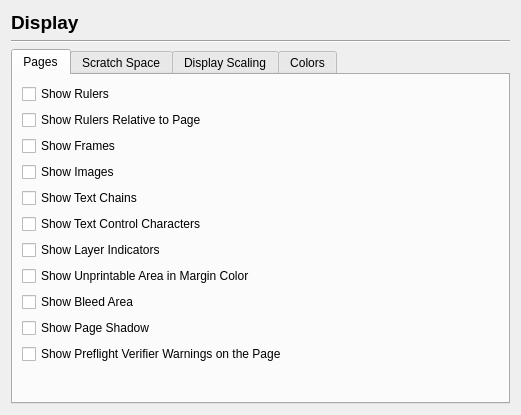
<?xml version="1.0" encoding="UTF-8"?>
<ui version="4.0">
 <class>Prefs_Display</class>
 <widget class="QWidget" name="Prefs_Display">
  <property name="geometry">
   <rect>
    <x>0</x>
    <y>0</y>
    <width>521</width>
    <height>415</height>
   </rect>
  </property>
  <property name="windowTitle">
   <string notr="true">Form</string>
  </property>
  <layout class="QVBoxLayout" name="verticalLayout_3">
   <item>
    <widget class="QLabel" name="label">
     <property name="font">
      <font>
       <pointsize>14</pointsize>
       <weight>75</weight>
       <bold>true</bold>
      </font>
     </property>
     <property name="text">
      <string>Display</string>
     </property>
    </widget>
   </item>
   <item>
    <widget class="Line" name="line">
     <property name="orientation">
      <enum>Qt::Horizontal</enum>
     </property>
    </widget>
   </item>
   <item>
    <widget class="QTabWidget" name="tabWidget">
     <property name="currentIndex">
      <number>0</number>
     </property>
     <widget class="QWidget" name="tab">
      <attribute name="title">
       <string>Pages</string>
      </attribute>
      <layout class="QVBoxLayout" name="verticalLayout_2">
       <item>
        <widget class="QCheckBox" name="showRulersCheckBox">
         <property name="text">
          <string>Show Rulers</string>
         </property>
        </widget>
       </item>
       <item>
        <widget class="QCheckBox" name="showRulersRelativeToPageCheckBox">
         <property name="text">
          <string>Show Rulers Relative to Page</string>
         </property>
        </widget>
       </item>
       <item>
        <widget class="QCheckBox" name="showFramesCheckBox">
         <property name="text">
          <string>Show Frames</string>
         </property>
        </widget>
       </item>
       <item>
        <widget class="QCheckBox" name="showImagesCheckBox">
         <property name="text">
          <string>Show Images</string>
         </property>
        </widget>
       </item>
       <item>
        <widget class="QCheckBox" name="showTextChainsCheckBox">
         <property name="text">
          <string>Show Text Chains</string>
         </property>
        </widget>
       </item>
       <item>
        <widget class="QCheckBox" name="showControlCharsCheckBox">
         <property name="text">
          <string>Show Text Control Characters</string>
         </property>
        </widget>
       </item>
       <item>
        <widget class="QCheckBox" name="showLayerIndicatorsCheckBox">
         <property name="text">
          <string>Show Layer Indicators</string>
         </property>
        </widget>
       </item>
       <item>
        <widget class="QCheckBox" name="showUnprintableAreaInMarginColorCheckBox">
         <property name="text">
          <string>Show Unprintable Area in Margin Color</string>
         </property>
        </widget>
       </item>
       <item>
        <widget class="QCheckBox" name="showBleedAreaCheckBox">
         <property name="text">
          <string>Show Bleed Area</string>
         </property>
        </widget>
       </item>
       <item>
        <widget class="QCheckBox" name="showPageShadowCheckBox">
         <property name="text">
          <string>Show Page Shadow</string>
         </property>
        </widget>
       </item>
       <item>
        <widget class="QCheckBox" name="showVerifierWarningsOnCanvasCheckBox">
         <property name="text">
          <string>Show Preflight Verifier Warnings on the Page</string>
         </property>
        </widget>
       </item>
       <item>
        <spacer name="verticalSpacer_8">
         <property name="orientation">
          <enum>Qt::Vertical</enum>
         </property>
         <property name="sizeHint" stdset="0">
          <size>
           <width>20</width>
           <height>4</height>
          </size>
         </property>
        </spacer>
       </item>
      </layout>
     </widget>
     <widget class="QWidget" name="tab_2">
      <attribute name="title">
       <string>Scratch Space</string>
      </attribute>
      <layout class="QVBoxLayout" name="verticalLayout_5">
       <item>
        <layout class="QFormLayout" name="formLayout">
         <item row="0" column="0">
          <widget class="QLabel" name="label_4">
           <property name="text">
            <string>Left:</string>
           </property>
          </widget>
         </item>
         <item row="0" column="1">
          <widget class="ScrSpinBox" name="scratchSpaceLeftSpinBox"/>
         </item>
         <item row="1" column="0">
          <widget class="QLabel" name="label_5">
           <property name="text">
            <string>Right:</string>
           </property>
          </widget>
         </item>
         <item row="1" column="1">
          <widget class="ScrSpinBox" name="scratchSpaceRightSpinBox"/>
         </item>
         <item row="2" column="0">
          <widget class="QLabel" name="label_6">
           <property name="text">
            <string>Top:</string>
           </property>
          </widget>
         </item>
         <item row="2" column="1">
          <widget class="ScrSpinBox" name="scratchSpaceTopSpinBox"/>
         </item>
         <item row="3" column="0">
          <widget class="QLabel" name="label_7">
           <property name="text">
            <string>Bottom:</string>
           </property>
          </widget>
         </item>
         <item row="3" column="1">
          <widget class="ScrSpinBox" name="scratchSpaceBottomSpinBox"/>
         </item>
        </layout>
       </item>
       <item>
        <spacer name="verticalSpacer">
         <property name="orientation">
          <enum>Qt::Vertical</enum>
         </property>
         <property name="sizeType">
          <enum>QSizePolicy::Fixed</enum>
         </property>
         <property name="sizeHint" stdset="0">
          <size>
           <width>20</width>
           <height>20</height>
          </size>
         </property>
        </spacer>
       </item>
       <item>
        <widget class="QLabel" name="label_8">
         <property name="font">
          <font>
           <weight>75</weight>
           <bold>true</bold>
          </font>
         </property>
         <property name="text">
          <string>Gaps Between Pages</string>
         </property>
        </widget>
       </item>
       <item>
        <widget class="Line" name="line_4">
         <property name="orientation">
          <enum>Qt::Horizontal</enum>
         </property>
        </widget>
       </item>
       <item>
        <layout class="QFormLayout" name="formLayout_4">
         <item row="0" column="0">
          <widget class="QLabel" name="label_11">
           <property name="text">
            <string>Horizontal:</string>
           </property>
          </widget>
         </item>
         <item row="0" column="1">
          <widget class="ScrSpinBox" name="pageGapHorizontalSpinBox"/>
         </item>
         <item row="1" column="0">
          <widget class="QLabel" name="label_12">
           <property name="text">
            <string>Vertical:</string>
           </property>
          </widget>
         </item>
         <item row="1" column="1">
          <widget class="ScrSpinBox" name="pageGapVerticalSpinBox"/>
         </item>
        </layout>
       </item>
       <item>
        <spacer name="verticalSpacer_7">
         <property name="orientation">
          <enum>Qt::Vertical</enum>
         </property>
         <property name="sizeHint" stdset="0">
          <size>
           <width>20</width>
           <height>195</height>
          </size>
         </property>
        </spacer>
       </item>
      </layout>
     </widget>
     <widget class="QWidget" name="tab_3">
      <attribute name="title">
       <string>Display Scaling</string>
      </attribute>
      <layout class="QVBoxLayout" name="verticalLayout_4">
       <item>
        <layout class="QHBoxLayout" name="horizontalLayout">
         <item>
          <widget class="QSlider" name="adjustDisplaySlider">
           <property name="minimum">
            <number>-150</number>
           </property>
           <property name="maximum">
            <number>500</number>
           </property>
           <property name="orientation">
            <enum>Qt::Horizontal</enum>
           </property>
           <property name="tickInterval">
            <number>10</number>
           </property>
          </widget>
         </item>
         <item>
          <widget class="QLabel" name="displayDPI">
           <property name="text">
            <string>Scale%</string>
           </property>
           <property name="wordWrap">
            <bool>false</bool>
           </property>
          </widget>
         </item>
         <item>
          <widget class="QToolButton" name="buttonRestoreDPI">
           <property name="toolTip">
            <string>Resets the scale to the default dpi of your display</string>
           </property>
           <property name="text">
            <string/>
           </property>
          </widget>
         </item>
        </layout>
       </item>
       <item>
        <layout class="QHBoxLayout" name="horizontalLayout_2">
         <item>
          <widget class="QLabel" name="displaySizeRuler">
           <property name="sizePolicy">
            <sizepolicy hsizetype="Expanding" vsizetype="Preferred">
             <horstretch>0</horstretch>
             <verstretch>0</verstretch>
            </sizepolicy>
           </property>
           <property name="minimumSize">
            <size>
             <width>20</width>
             <height>20</height>
            </size>
           </property>
           <property name="frameShape">
            <enum>QFrame::Box</enum>
           </property>
           <property name="frameShadow">
            <enum>QFrame::Sunken</enum>
           </property>
           <property name="wordWrap">
            <bool>false</bool>
           </property>
          </widget>
         </item>
         <item>
          <widget class="QComboBox" name="rulerUnitComboBox"/>
         </item>
        </layout>
       </item>
       <item>
        <spacer name="verticalSpacer_6">
         <property name="orientation">
          <enum>Qt::Vertical</enum>
         </property>
         <property name="sizeHint" stdset="0">
          <size>
           <width>20</width>
           <height>263</height>
          </size>
         </property>
        </spacer>
       </item>
      </layout>
     </widget>
     <widget class="QWidget" name="tab_4">
      <attribute name="title">
       <string>Colors</string>
      </attribute>
      <layout class="QVBoxLayout" name="verticalLayout">
       <item>
        <widget class="QScrollArea" name="scrollArea">
         <property name="frameShape">
          <enum>QFrame::NoFrame</enum>
         </property>
         <property name="frameShadow">
          <enum>QFrame::Plain</enum>
         </property>
         <property name="widgetResizable">
          <bool>true</bool>
         </property>
         <widget class="QWidget" name="scrollAreaWidgetContents">
          <property name="geometry">
           <rect>
            <x>0</x>
            <y>0</y>
            <width>212</width>
            <height>292</height>
           </rect>
          </property>
          <layout class="QFormLayout" name="formLayout_2">
           <property name="fieldGrowthPolicy">
            <enum>QFormLayout::FieldsStayAtSizeHint</enum>
           </property>
           <property name="leftMargin">
            <number>0</number>
           </property>
           <property name="topMargin">
            <number>0</number>
           </property>
           <property name="rightMargin">
            <number>0</number>
           </property>
           <property name="bottomMargin">
            <number>0</number>
           </property>
           <item row="0" column="0">
            <widget class="QLabel" name="label_15">
             <property name="text">
              <string>Page Fill:</string>
             </property>
            </widget>
           </item>
           <item row="0" column="1">
            <widget class="QPushButton" name="pageFillColorButton">
             <property name="text">
              <string/>
             </property>
            </widget>
           </item>
           <item row="1" column="0">
            <widget class="QLabel" name="label_2">
             <property name="text">
              <string>Scratch Space:</string>
             </property>
            </widget>
           </item>
           <item row="1" column="1">
            <widget class="QPushButton" name="scratchSpaceColorButton">
             <property name="text">
              <string/>
             </property>
            </widget>
           </item>
           <item row="2" column="0">
            <widget class="QLabel" name="label_13">
             <property name="text">
              <string>Selected Page Border:</string>
             </property>
            </widget>
           </item>
           <item row="2" column="1">
            <widget class="QPushButton" name="selectedPageBorderButton">
             <property name="text">
              <string/>
             </property>
            </widget>
           </item>
           <item row="3" column="0">
            <widget class="QLabel" name="label_14">
             <property name="text">
              <string>Frames:</string>
             </property>
            </widget>
           </item>
           <item row="3" column="1">
            <widget class="QPushButton" name="frameColorButton">
             <property name="text">
              <string/>
             </property>
            </widget>
           </item>
           <item row="4" column="0">
            <widget class="QLabel" name="label_16">
             <property name="text">
              <string>Locked Frames:</string>
             </property>
            </widget>
           </item>
           <item row="4" column="1">
            <widget class="QPushButton" name="frameLockedColorButton">
             <property name="text">
              <string/>
             </property>
            </widget>
           </item>
           <item row="5" column="0">
            <widget class="QLabel" name="label_17">
             <property name="text">
              <string>Selected Frames:</string>
             </property>
            </widget>
           </item>
           <item row="5" column="1">
            <widget class="QPushButton" name="frameSelectedColorButton">
             <property name="text">
              <string/>
             </property>
            </widget>
           </item>
           <item row="6" column="0">
            <widget class="QLabel" name="label_31">
             <property name="text">
              <string>Linked Frames:</string>
             </property>
            </widget>
           </item>
           <item row="6" column="1">
            <widget class="QPushButton" name="frameLinkedColorButton">
             <property name="text">
              <string/>
             </property>
            </widget>
           </item>
           <item row="7" column="0">
            <widget class="QLabel" name="label_30">
             <property name="text">
              <string>Grouped Frames:</string>
             </property>
            </widget>
           </item>
           <item row="7" column="1">
            <widget class="QPushButton" name="frameGroupedColorButton">
             <property name="text">
              <string/>
             </property>
            </widget>
           </item>
           <item row="8" column="0">
            <widget class="QLabel" name="label_29">
             <property name="text">
              <string>Annotation Frames:</string>
             </property>
            </widget>
           </item>
           <item row="8" column="1">
            <widget class="QPushButton" name="frameAnnotationColorButton">
             <property name="text">
              <string/>
             </property>
            </widget>
           </item>
           <item row="9" column="0">
            <widget class="QLabel" name="label_32">
             <property name="text">
              <string>Text Control Characters:</string>
             </property>
            </widget>
           </item>
           <item row="9" column="1">
            <widget class="QPushButton" name="textControlCharsButton">
             <property name="text">
              <string/>
             </property>
            </widget>
           </item>
          </layout>
         </widget>
        </widget>
       </item>
      </layout>
     </widget>
    </widget>
   </item>
  </layout>
 </widget>
 <customwidgets>
  <customwidget>
   <class>ScrSpinBox</class>
   <extends>QDoubleSpinBox</extends>
   <header location="global">ui/scrspinbox.h</header>
  </customwidget>
 </customwidgets>
 <resources/>
 <connections/>
</ui>
